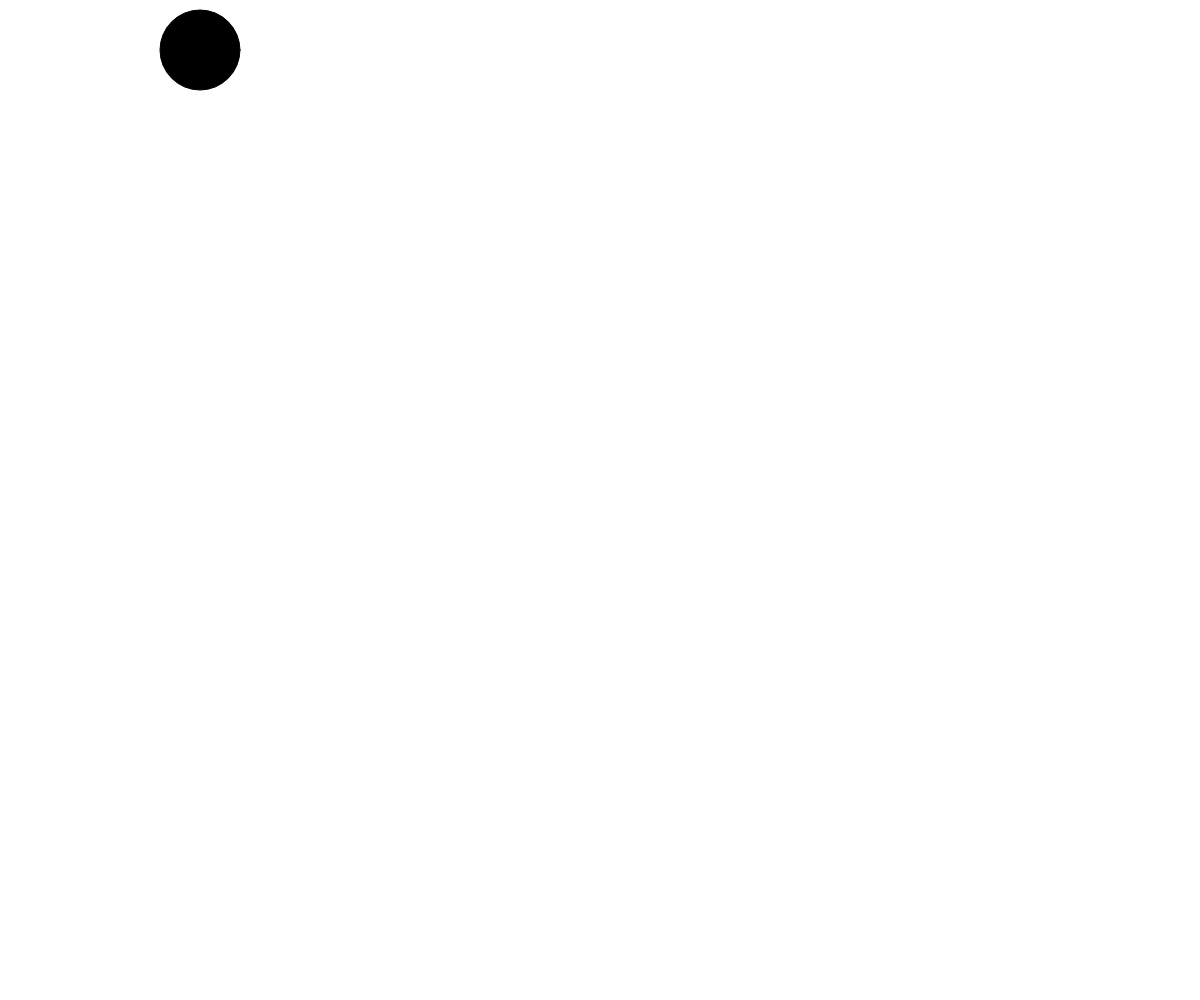
Frame 1 (no input)
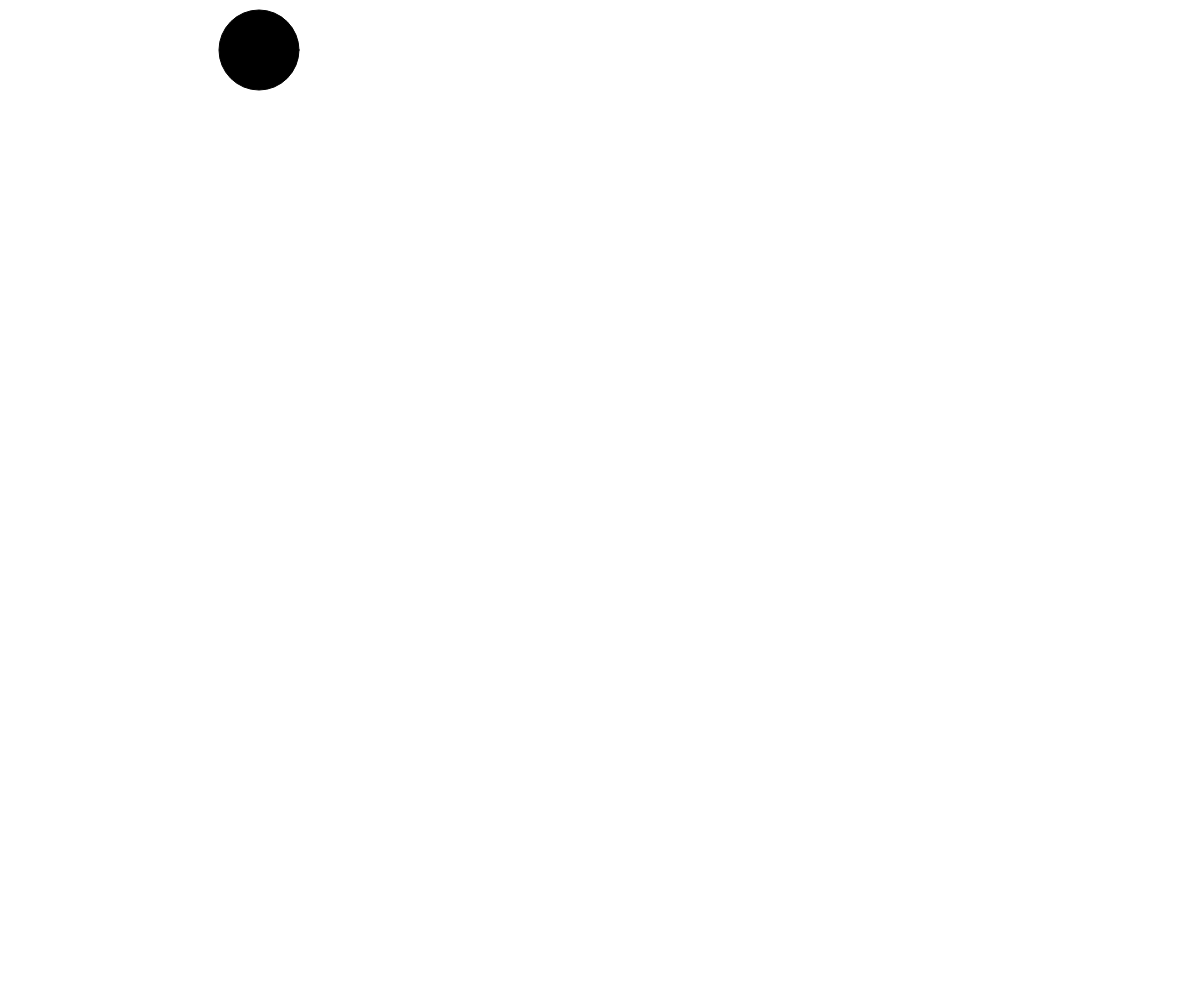
Frame 60 (no input)
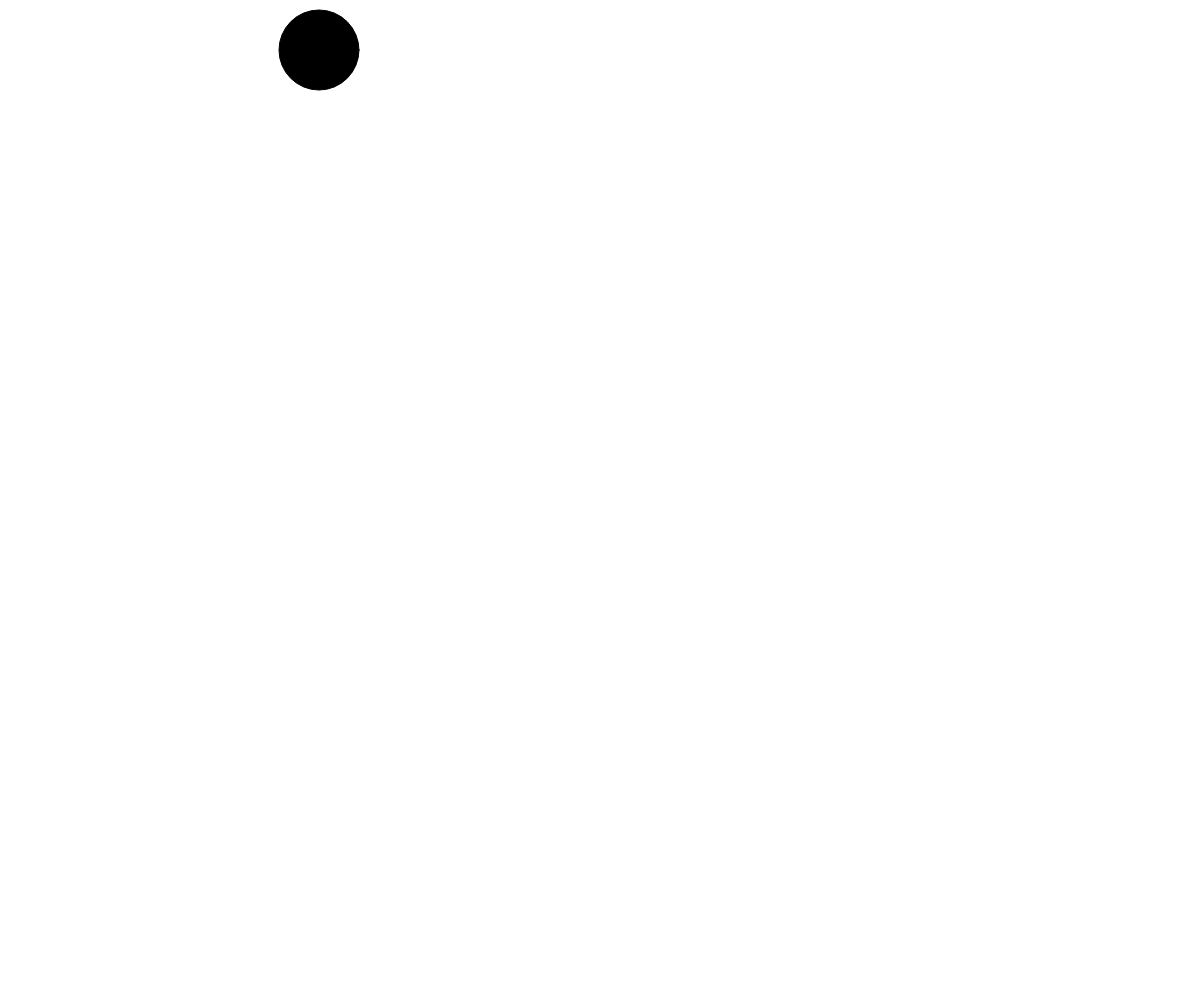
Frame 120 (the mouse pressed at the canvas centre since frame 60)

The p5.js sketch that drew these frames (run headless with seeded random() and noise() and a simulated clock; from frame 60 on, the mouse is pressed at the canvas centre):

// p5.js sketch
// ── sketch.js
function setup() {
  createCanvas(windowWidth,windowHeight);
  frameRate(60);
}

var x=200;
var xDir=1;

function draw() {

  background(255,255,255);
  fill(0,0,0);
  ellipse(x,50,80,80);
  if(x+40 == windowWidth || x-40 == 0){
    xDir=-xDir;
  }

  x+=xDir;
}
